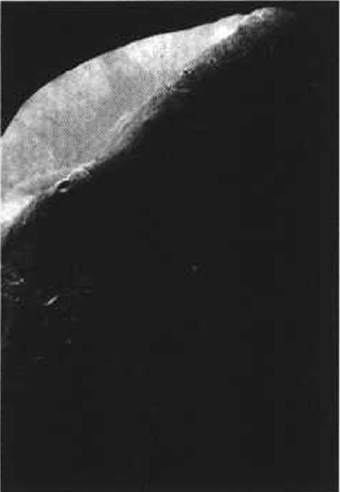
%> input picture Chapter3/phobos.png, 340 x 492 px
$ octave histplot.m   (GNU Octave 9; MATLAB toolbox functions it lacks are replaced by stand-ins)
%> lines starting %> are read from the running program, lines starting %| are printed output that depends on the picture
f = imread('phobos.png');
%> f is the input picture: size 492x340x3 uint8; min 4, max 255, mean 47.5
f = rgb2gray(f);
%> f: size 492x340 uint8
g = histeq(f);
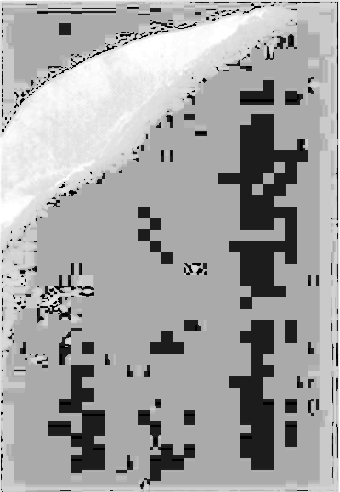
%> g: size 492x340 uint8; min 0, max 255, mean 163.7
imshow(f), figure, imshow(g)
figure, imhist(f)
ylim('auto')
xlim('auto')
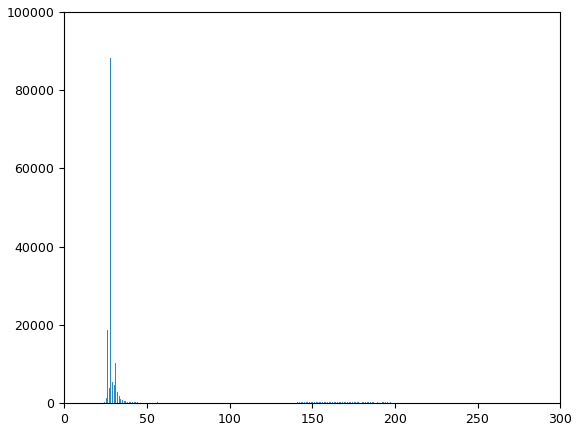
%> figure redrawn from the program's plot data; highest point at x = 28, y = 88161
figure, imhist(g)
ylim('auto')
xlim('auto')
%> figure, not shown here; highest point at x = 170, y = 88161

$ run again, with Chapter3/bone.png copied over Chapter3/phobos.png
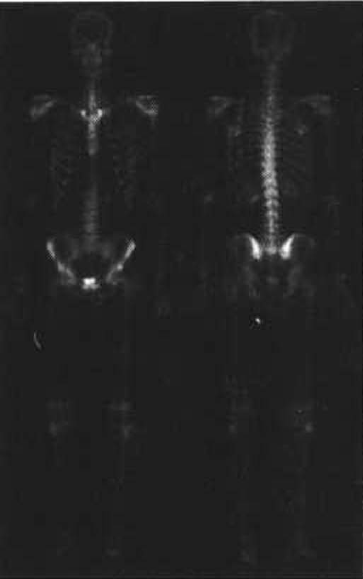
%> input picture Chapter3/bone.png, 363 x 579 px
%> f is the input picture: size 579x363x3 uint8; min 12, max 255, mean 34.9
%> f: size 579x363 uint8
%> `g = histeq(f);`:
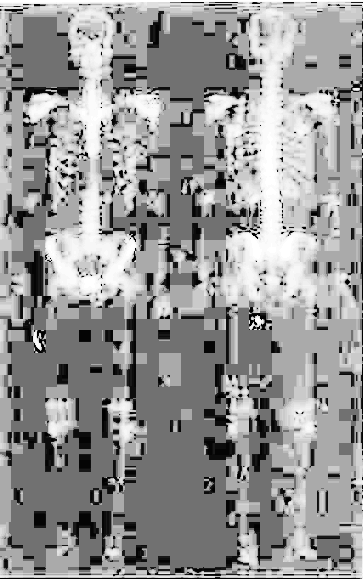
%> g: size 579x363 uint8; min 0, max 255, mean 149
%> `xlim('auto')`:
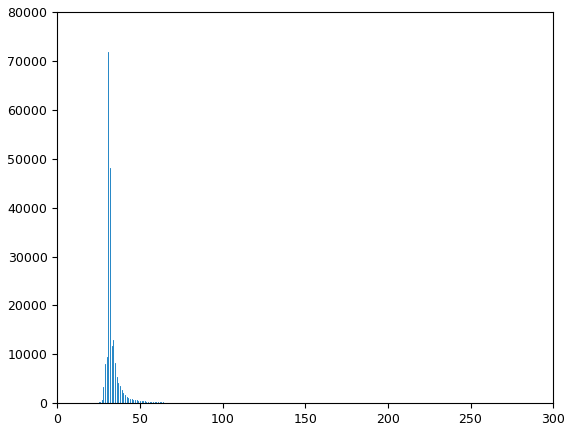
%> figure redrawn from the program's plot data; highest point at x = 31, y = 71879
